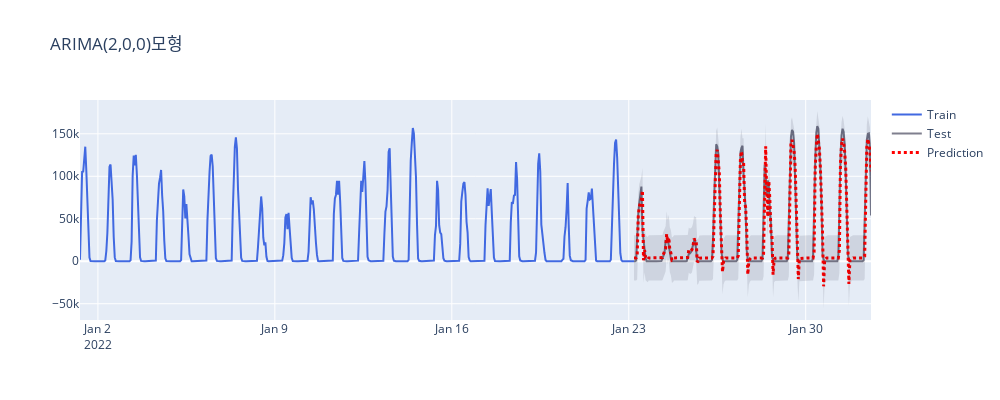

Write notebook code for a chart like this one.
### Code cell
from plotly.subplots import make_subplots
import plotly.graph_objects as go

fig = go.Figure([
    # 훈련 데이터-------------------------------------------------------
    go.Scatter(x = y_train.index, y = y_train, name = "Train", mode = 'lines'
              ,line=dict(color = 'royalblue'))
    # 테스트 데이터------------------------------------------------------
    , go.Scatter(x = y_test.index, y = y_test, name = "Test", mode = 'lines'
                ,line = dict(color = 'rgba(0,0,30,0.5)'))
    # 예측값-----------------------------------------------------------
    , go.Scatter(x = y_test.index, y = y_pred, name = "Prediction", mode = 'lines'
                     ,line = dict(color = 'red', dash = 'dot', width=3))
    
    # 신뢰 구간---------------------------------------------------------
    , go.Scatter(x = y_test.index.tolist() + y_test.index[::-1].tolist() 
                ,y = pred_upper + pred_lower[::-1] ## 상위 신뢰 구간 -> 하위 신뢰 구간 역순으로
                ,fill='toself'
                ,fillcolor='rgba(0,0,30,0.1)'
                ,line=dict(color='rgba(0,0,0,0)')
                ,hoverinfo="skip"
                ,showlegend=False)
])

fig.update_layout(height=400, width=1000, title_text="ARIMA(2,0,0)모형")
fig.show()

### Figure 1 — Plotly figure (JSON) as saved in the notebook; plotly's stock layout.template omitted (floating-point values rounded to 4 significant figures; data arrays with more than 128 entries replaced by an {"elided": "..."} marker saying what was removed)
{"data": [{"line": {"color": "royalblue"}, "mode": "lines", "name": "Train", "type": "scatter", "x": {"elided": "527 str values"}, "y": {"elided": "527 int values"}}, {"line": {"color": "rgba(0,0,30,0.5)"}, "mode": "lines", "name": "Test", "type": "scatter", "x": {"elided": "226 str values"}, "y": {"elided": "226 int values"}}, {"line": {"color": "red", "dash": "dot", "width": 3}, "mode": "lines", "name": "Prediction", "type": "scatter", "x": {"elided": "226 str values"}, "y": {"elided": "226 float values"}}, {"fill": "toself", "fillcolor": "rgba(0,0,30,0.1)", "hoverinfo": "skip", "line": {"color": "rgba(0,0,0,0)"}, "showlegend": false, "type": "scatter", "x": {"elided": "452 str values"}, "y": {"elided": "452 float values"}}], "layout": {"height": 400, "title": {"text": "ARIMA(2,0,0)모형"}, "width": 1000}}
